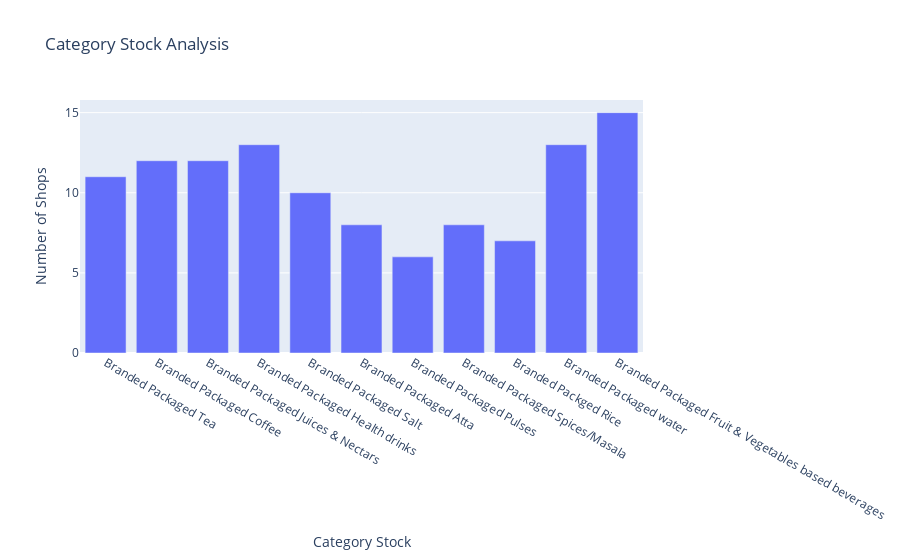

The code cell stored with this chart in its notebook:
### Code cell
c_stock = [col for col in c_stock_file.columns if 'Branded' in col]
c_stock_ = c_stock_file[c_stock].sum()
fig_tea = px.bar(c_stock_, x=c_stock_.index, y=c_stock_.values, title='Category Stock Analysis')
fig_tea.update_layout(xaxis_title='Category Stock', yaxis_title='Number of Shops')
fig_tea.show()

### Figure 1 — Plotly figure (JSON) as saved in the notebook; plotly's stock layout.template omitted (floating-point values rounded to 4 significant figures)
{"data": [{"alignmentgroup": "True", "hovertemplate": "index=%{x}<br>y=%{y}<extra></extra>", "legendgroup": "", "marker": {"color": "#636efa", "pattern": {"shape": ""}}, "name": "", "offsetgroup": "", "orientation": "v", "showlegend": false, "textposition": "auto", "type": "bar", "x": ["Branded Packaged Tea", "Branded Packaged Coffee", "Branded Packaged Juices & Nectars", "Branded Packaged Health drinks", "Branded Packaged Salt", "Branded Packaged Atta", "Branded Packaged Pulses", "Branded Packaged Spices/Masala", "Branded Packged Rice", "Branded Packaged water", "Branded Packaged Fruit & Vegetables based beverages"], "xaxis": "x", "y": [11, 12, 12, 13, 10, 8, 6, 8, 7, 13, 15], "yaxis": "y"}], "layout": {"barmode": "relative", "legend": {"tracegroupgap": 0}, "title": {"text": "Category Stock Analysis"}, "xaxis": {"anchor": "y", "domain": [0, 1], "title": {"text": "Category Stock"}}, "yaxis": {"anchor": "x", "domain": [0, 1], "title": {"text": "Number of Shops"}}}}
